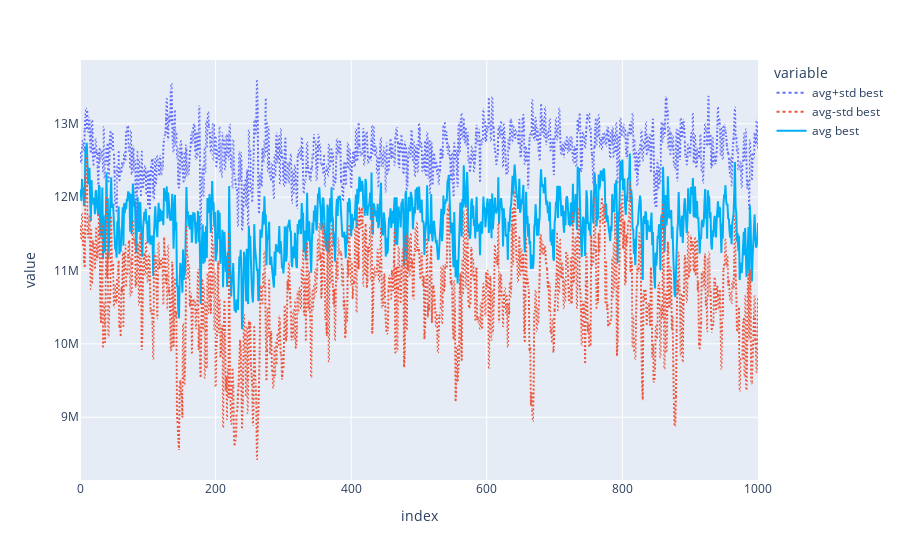

Notebook cell for this chart:
### Code cell
print_hof(hof3)
plot_bests(logs3)

### Figure 1 — Plotly figure (JSON) as saved in the notebook; plotly's stock layout.template omitted (floating-point values rounded to 4 significant figures; data arrays with more than 128 entries replaced by an {"elided": "..."} marker saying what was removed)
{"data": [{"hovertemplate": "variable=avg+std best<br>index=%{x}<br>value=%{y}<extra></extra>", "legendgroup": "avg+std best", "line": {"color": "#636efa", "dash": "dot"}, "mode": "lines", "name": "avg+std best", "showlegend": true, "type": "scattergl", "x": {"elided": "1001 int values"}, "xaxis": "x", "y": {"elided": "1001 float values"}, "yaxis": "y"}, {"hovertemplate": "variable=avg-std best<br>index=%{x}<br>value=%{y}<extra></extra>", "legendgroup": "avg-std best", "line": {"color": "#EF553B", "dash": "dot"}, "mode": "lines", "name": "avg-std best", "showlegend": true, "type": "scattergl", "x": {"elided": "1001 int values"}, "xaxis": "x", "y": {"elided": "1001 float values"}, "yaxis": "y"}, {"line": {"color": "rgb(0,176,246)"}, "name": "avg best", "type": "scatter", "x": {"elided": "1001 int values"}, "y": {"elided": "1001 float values"}}], "layout": {"legend": {"title": {"text": "variable"}, "tracegroupgap": 0}, "margin": {"t": 60}, "xaxis": {"anchor": "y", "domain": [0, 1], "title": {"text": "index"}}, "yaxis": {"anchor": "x", "domain": [0, 1], "title": {"text": "value"}}}}
